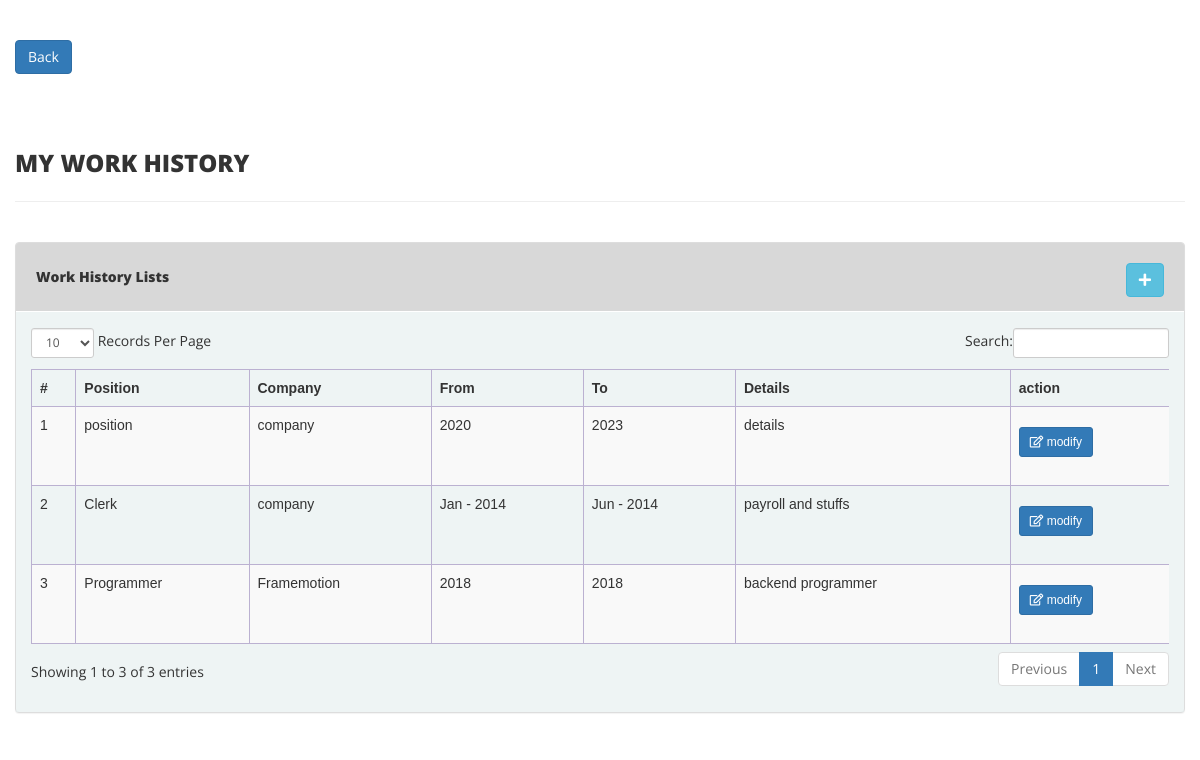
Page /fyp_HW/view-workingXp-details.php (signed in) on the committed database.
### tables this page shows
CREATE TABLE `workingXp` (
  `id` int(11) NOT NULL,
  `jobPosition` varchar(255) NOT NULL,
  `company` varchar(255) NOT NULL,
  `startYear` varchar(255) NOT NULL,
  `endYear` varchar(255) NOT NULL,
  `description` varchar(1000) NOT NULL,
  `user_ID` varchar(255) NOT NULL
);

### fyp_HW/view-workingXp-details.php (the view, shortened to what this page needs)
<?php
include('inc/config.php');
if(strlen($_SESSION['user_ID'])==0)
{
    header('location:index.php');
}
else{
    ?>
    <!DOCTYPE html>
    <html xmlns="http://www.w3.org/1999/xhtml">
    <head>
        <link href="assets/assets/css/bootstrap.css" rel="stylesheet" />
        <link href="assets/assets/css/font-awesome.css" rel="stylesheet" />
        <link href="assets/assets/js/dataTables/dataTables.bootstrap.css" rel="stylesheet" />
        <link href="assets/assets/css/style.css" rel="stylesheet" />
        <link rel="stylesheet" href="https://use.fontawesome.com/releases/v5.5.0/css/all.css">
    </head>
    <body>
    <div class="content-wrapper">
        <div class="container-fluid">
            <a class="btn btn-primary" href="dashboard.php" role="button">Back</a> <br><br><br>
            <div class="row pad-botm">
                <div class="col-md-12">
                    <h3 class="header-line">My Work History</h3>
                </div>
                <div class="row">
                </div>
            </div>
            <div class="row">
                <div class="col-md-12">
                    <div class="panel panel-default">
                        <div class="panel-heading" style="padding: 20px;" >
                            Work History Lists
                            <a href="workingXp.php">
                                <button type="submit"  class="btn btn-info btn- update" style="float: right;">
                                    <i class="fa fa-plus"></i>
                                </button>
                            </a>
                        </div>
                        <div class="panel-body">
                            <div class="table-responsive">
                                <table class="table table-striped table-bordered table-hover" id="dataTables-example">
                                    <thead>
                                    <tr>
                                        <th scope="col">#</th>
                                        <th scope="col">Position</th>
                                        <th scope="col">Company</th>
                                        <th scope="col">From</th>
                                        <th scope="col">To</th>
                                        <th scope="col">Details</th>
                                        <th scope="col">action</th>
                                    </tr>
                                    </thead>
                                    <tbody>
                                    <?php
                                    $user_ID = $_SESSION['user_ID'];
                                    $sql = "SELECT * from workingXp where user_ID = $user_ID order by id desc;";
                                    $query = $dbh -> prepare($sql);
                                    $query->execute();
                                    $results=$query->fetchAll(PDO::FETCH_OBJ);
                                    $cnt=1;
                                    if($query->rowCount() > 0) {
                                        foreach($results as $result) {
                                            ?>
                                            <tr class="odd gradeX">
                                                <td class="center"><?php echo htmlentities($cnt);?></td>
                                                <td class="center"><?php echo htmlentities($result->jobPosition);?></td>
                                                <td class="center"><?php echo htmlentities($result->company);?></td>
                                                <td class="center"><?php echo htmlentities($result->startYear);?></td>
                                                <td class="center"><?php echo htmlentities($result->endYear);?></td>
                                                <td class="center"><?php echo htmlentities($result->description);?></td>
                                                <td class="center">
                                                    <form action="manage-workingXp.php"  method="get">
                                                        <button style="margin-top: 12px;" type="submit" class="btn btn-primary btn-sm update"><i class="far fa-edit"></i> modify</button>
                                                    </form>
                                                    <br/>
                                                </td>
                                            </tr>
                                            <?php $cnt=$cnt+1;}} ?>
                                    </tbody>
                                </table>
                            </div>
                        </div>
                    </div>
                </div>
            </div>
        </div>
    </div>
    </body>
    </html>
<?php } ?>

### fyp_HW/assets/assets/css/style.css (style rules this page uses)
.content-wrapper { margin-top: 40px; min-height:800px; padding-bottom:90px; }
.header-line { font-weight:900; padding-bottom:25px; border-bottom:1px solid #eeeeee; text-transform:uppercase; }
.pad-botm { padding-bottom:30px; }
.panel { background-color: #f0f0f0; }
.panel-default > .panel-heading { color: #333; font-weight: 800; background-color: #d8d8d8; border-color: #fff; }
table { font-family: 'Poppins', sans-serif; }
table.table-bordered { border:1px solid #bbb1d1; margin-top:20px; }
table.table-bordered > thead > tr > th { border:1px solid #bbb1d1; }
table.table-bordered > tbody > tr > td { border:1px solid #bbb1d1; }
.panel-body { background-color: #e6fbfc4d; }

### rows in the picture
workingxp: jobPosition "position", company "company", startYear "2020", endYear "2023", description "details"
workingxp: jobPosition "Clerk", company "company", startYear "Jan - 2014", endYear "Jun - 2014", description "payroll and stuffs"
workingxp: jobPosition "Programmer", company "Framemotion", startYear "2018", endYear "2018", description "backend programmer"
